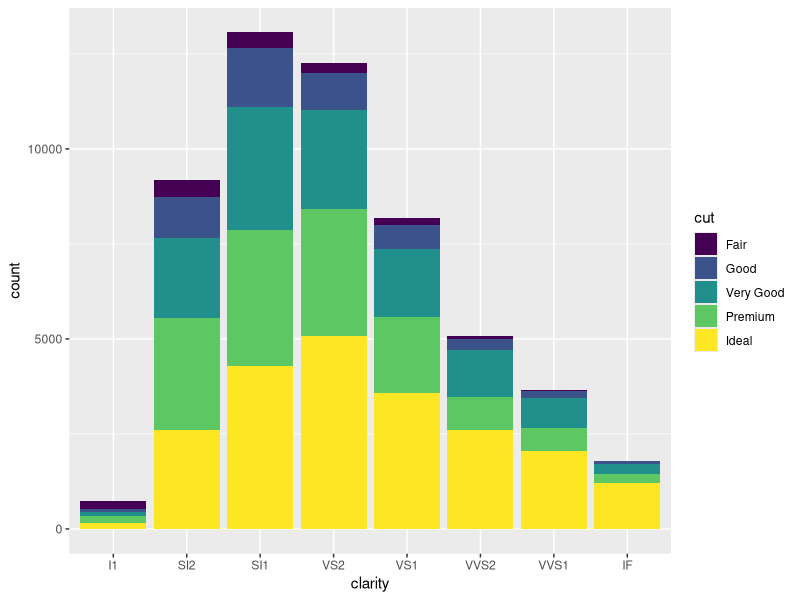
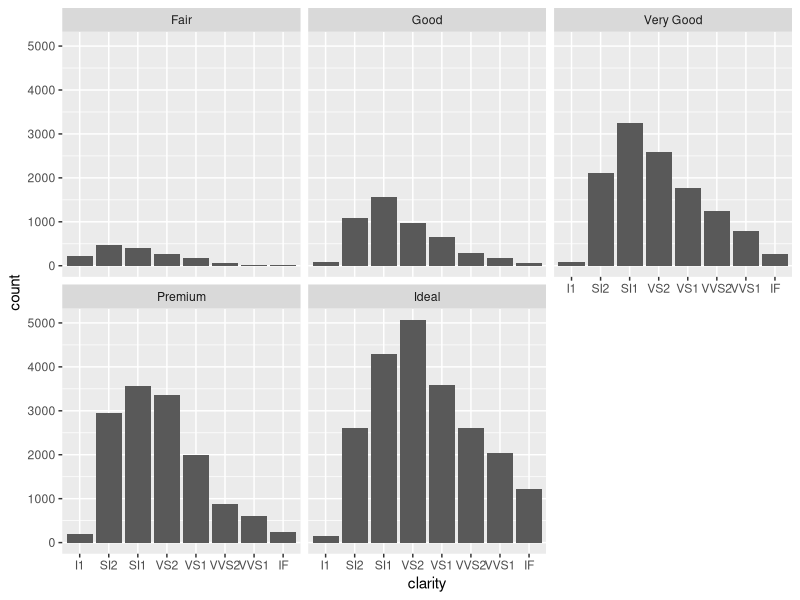
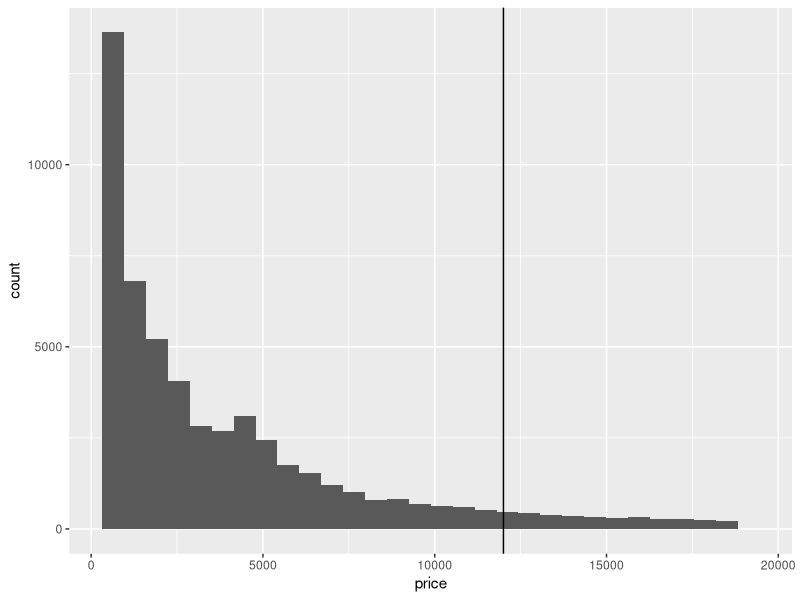

The R source for these figures, in order: (Note: this script raises an error after producing the figures.)
require(ggplot2)        # or load package first
data(diamonds)
head(diamonds)          # look at the data!
#
ggplot(diamonds, aes(clarity, fill=cut)) + geom_bar()
ggplot(diamonds, aes(clarity)) + geom_bar() + facet_wrap(~ cut)
ggplot(diamonds) + geom_histogram(aes(x=price)) + geom_vline(xintercept=12000)
ggplot(diamonds, aes(clarity)) + geom_freqpoly(aes(group = cut, colour = cut))

diamonds$Expensive <- ifelse(diamonds$price >= 12000,1,0)
head(diamonds)

diamonds$price<-NULL
require(glmnet)         # or load package first
x<-model.matrix(~., diamonds[,-ncol(diamonds)])
y<-as.matrix(diamonds$Expensive)
mglmnet<-glmnet(x=x,y=y,family="binomial")
plot(mglmnet)

set.seed(51559)
sample(1:10)
require(rpart)
mTree<-rpart(Expensive~.,data=diamonds)
plot(mTree)
text(mTree)

require(boot)
mean(diamonds$carat)
ds(diamonds$carat)
boot.mean<-function(x,i)
{
  mean(x[i])
}
boot(data=diamonds$carat, statistic=boot.mean,R=120)

